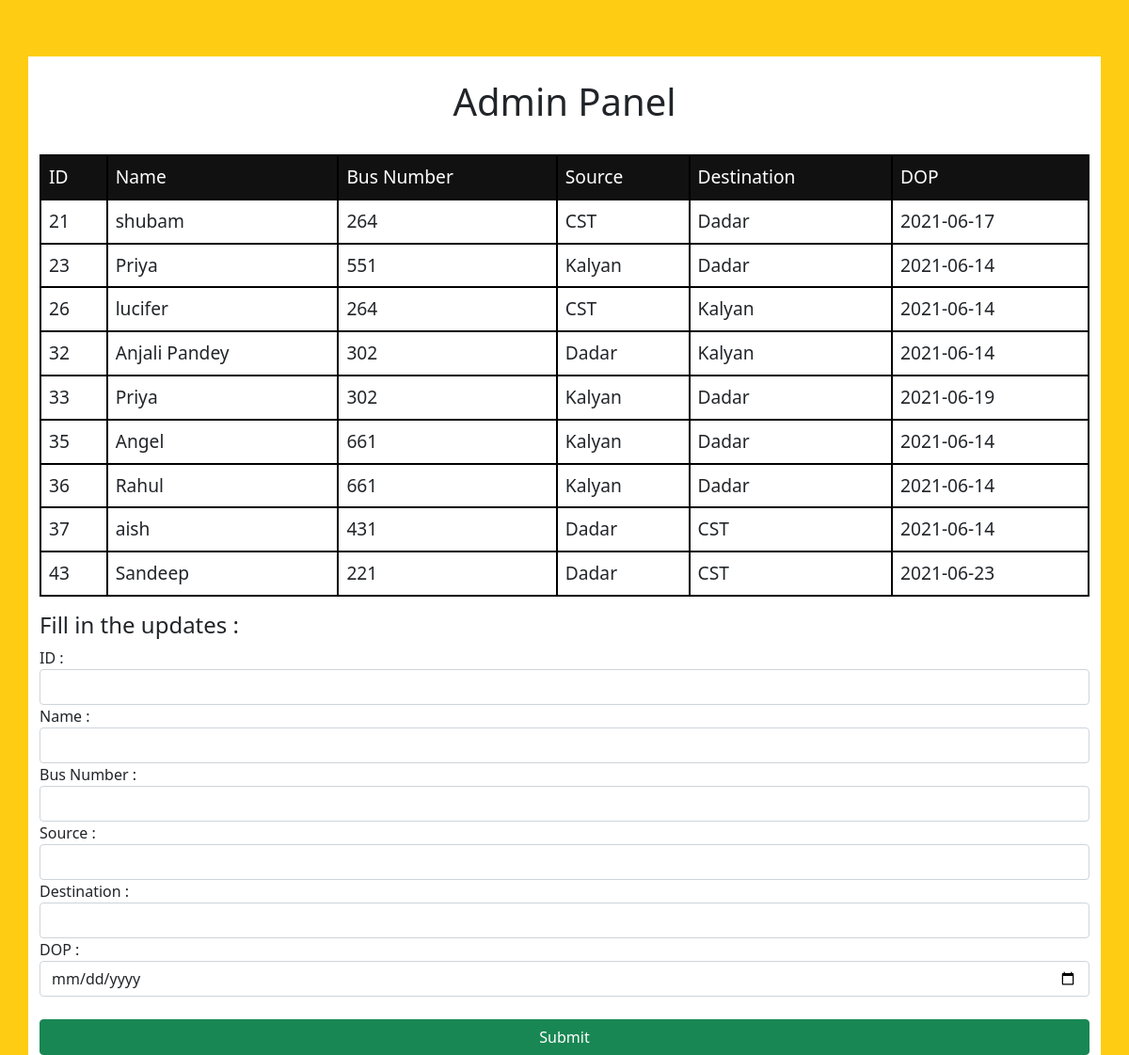
Screenshot of /admin_control_panel.php with the database file from the repository.
### tables this page shows
CREATE TABLE `booking` (
  `id` int(100) NOT NULL,
  `customer_name` varchar(100) NOT NULL,
  `bus_number` int(100) NOT NULL,
  `source` varchar(100) NOT NULL,
  `destination` varchar(100) NOT NULL,
  `DOP` date NOT NULL
);

### admin_control_panel.php (the view, shortened to what this page needs)
<?php
include("connection.php");
?>
<!DOCTYPE html>
<html lang="en">
<head>
    <link rel="stylesheet" href="https://cdn.jsdelivr.net/npm/bootstrap@5.0.1/dist/css/bootstrap.min.css">
</head>
<body>
    <div class="container">
        <?php
            $opr1 = "SELECT * FROM BOOKING WHERE 1";
            $r_opr1 =  mysqli_query($con,$opr1);
            $total = mysqli_num_rows($r_opr1);
    if($total)
    {
        ?>
        <br>
        <center><h1>Admin Panel</h1></center>
<br>
        <table class="table">
            <tr style="background-color : #111; color : #fff;">
                <td>ID</td>
                <td>Name</td>
                <td>Bus Number</td>
                <td>Source</td>
                <td>Destination</td>
                <td>DOP</td>
            </tr>
    <?php
        while($res1 = mysqli_fetch_assoc($r_opr1))
        {
            echo "<tr>
                <td>".$res1['id']."</td>
                <td>".$res1['customer_name']."</td>
                <td>".$res1['bus_number']."</td>
                <td>".$res1['source']."</td>
                <td>".$res1['destination']."</td>
                <td>".$res1['DOP']."</td>
            </tr>";
        }
    }
        ?>
</table>
        <form action="" method="POST">
            <div class="form-gorup">
                    <h4>Fill in the updates : </h4>
                <label for="" >ID : </label><input type="text" class="form-control" name="id">
                <label for="" >Name : </label><input type="text" class="form-control" name="name">
                <label for="" >Bus Number : </label><input type="text" class="form-control" name="bus_number">
                <label for="" >Source : </label><input type="text" class="form-control" name="source">
                <label for="" >Destination : </label><input type="text" class="form-control" name="destination">
                <label for="" >DOP : </label><input type="date" class="form-control" name="date">
                    <br>
                <input type="submit" value="Submit" name="submit" class="btn btn-success" style="width:100%;">
            </div>
        </form>
    </div>
</body>
</html>

### admin_control_panel.php (style rules this page uses)
body { background: #fecd13; }
.container { background: #fff; margin-top: 5%; }
table { border : 2px solid black; }
tr { border : 2px solid black; }
td { font-size: 1.2em; border : 2px solid black; padding : 10px; }

### rows the page displays
booking: id "21", customer_name "shubam", bus_number "264", source "CST", destination "Dadar", DOP "2021-06-17"
booking: id "23", customer_name "Priya", bus_number "551", source "Kalyan", destination "Dadar", DOP "2021-06-14"
booking: id "26", customer_name "lucifer", bus_number "264", source "CST", destination "Kalyan", DOP "2021-06-14"
booking: id "32", customer_name "Anjali Pandey", bus_number "302", source "Dadar", destination "Kalyan", DOP "2021-06-14"
booking: id "33", customer_name "Priya", bus_number "302", source "Kalyan", destination "Dadar", DOP "2021-06-19"
booking: id "35", customer_name "Angel", bus_number "661", source "Kalyan", destination "Dadar", DOP "2021-06-14"
booking: id "36", customer_name "Rahul", bus_number "661", source "Kalyan", destination "Dadar", DOP "2021-06-14"
booking: id "37", customer_name "aish", bus_number "431", source "Dadar", destination "CST", DOP "2021-06-14"
booking: id "43", customer_name "Sandeep", bus_number "221", source "Dadar", destination "CST", DOP "2021-06-23"
